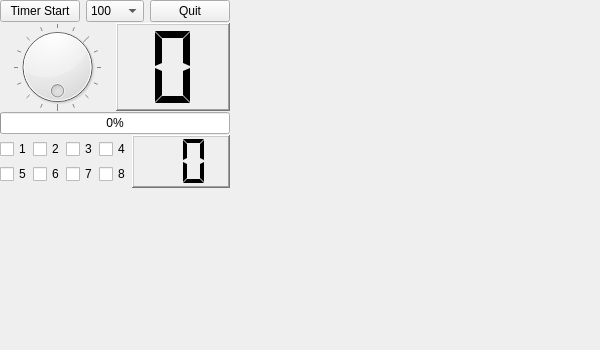
<?xml version="1.0" encoding="UTF-8"?>
<ui version="4.0">
 <class>LedkeyWidget</class>
 <widget class="QWidget" name="LedkeyWidget">
  <property name="geometry">
   <rect>
    <x>0</x>
    <y>0</y>
    <width>600</width>
    <height>350</height>
   </rect>
  </property>
  <property name="windowTitle">
   <string>LedkeyWidget</string>
  </property>
  <widget class="QWidget" name="">
   <layout class="QVBoxLayout" name="verticalLayout_2" stretch="1,5,1,3">
    <property name="spacing">
     <number>1</number>
    </property>
    <item>
     <layout class="QHBoxLayout" name="horizontalLayout">
      <property name="spacing">
       <number>6</number>
      </property>
      <property name="sizeConstraint">
       <enum>QLayout::SetNoConstraint</enum>
      </property>
      <item>
       <widget class="QPushButton" name="pPBtimerStart">
        <property name="text">
         <string>Timer Start</string>
        </property>
        <property name="checkable">
         <bool>true</bool>
        </property>
       </widget>
      </item>
      <item>
       <widget class="QComboBox" name="pCBtimerValue">
        <item>
         <property name="text">
          <string>100</string>
         </property>
        </item>
        <item>
         <property name="text">
          <string>500</string>
         </property>
        </item>
        <item>
         <property name="text">
          <string>1000</string>
         </property>
        </item>
        <item>
         <property name="text">
          <string>2000</string>
         </property>
        </item>
       </widget>
      </item>
      <item>
       <widget class="QPushButton" name="pPBappQuit">
        <property name="text">
         <string>Quit</string>
        </property>
       </widget>
      </item>
     </layout>
    </item>
    <item>
     <layout class="QHBoxLayout" name="horizontalLayout_2">
      <item>
       <widget class="QDial" name="pDialLed">
        <property name="maximum">
         <number>16</number>
        </property>
        <property name="pageStep">
         <number>10</number>
        </property>
        <property name="wrapping">
         <bool>true</bool>
        </property>
        <property name="notchTarget">
         <double>3.700000000000000</double>
        </property>
        <property name="notchesVisible">
         <bool>true</bool>
        </property>
       </widget>
      </item>
      <item>
       <widget class="QLCDNumber" name="pLCDledNum">
        <property name="frameShape">
         <enum>QFrame::WinPanel</enum>
        </property>
        <property name="digitCount">
         <number>1</number>
        </property>
        <property name="mode">
         <enum>QLCDNumber::Hex</enum>
        </property>
        <property name="segmentStyle">
         <enum>QLCDNumber::Flat</enum>
        </property>
       </widget>
      </item>
     </layout>
    </item>
    <item>
     <layout class="QVBoxLayout" name="verticalLayout">
      <item>
       <widget class="QProgressBar" name="pProgressbarLed">
        <property name="maximum">
         <number>15</number>
        </property>
        <property name="value">
         <number>0</number>
        </property>
       </widget>
      </item>
     </layout>
    </item>
    <item>
     <layout class="QHBoxLayout" name="horizontalLayout_3">
      <item>
       <layout class="QGridLayout" name="gridLayout">
        <property name="sizeConstraint">
         <enum>QLayout::SetDefaultConstraint</enum>
        </property>
        <item row="0" column="3">
         <widget class="QCheckBox" name="pCBkey4">
          <property name="text">
           <string>4</string>
          </property>
         </widget>
        </item>
        <item row="0" column="2">
         <widget class="QCheckBox" name="pCBkey3">
          <property name="focusPolicy">
           <enum>Qt::StrongFocus</enum>
          </property>
          <property name="acceptDrops">
           <bool>false</bool>
          </property>
          <property name="layoutDirection">
           <enum>Qt::LeftToRight</enum>
          </property>
          <property name="text">
           <string>3</string>
          </property>
         </widget>
        </item>
        <item row="0" column="0">
         <widget class="QCheckBox" name="pCBkey1">
          <property name="text">
           <string>1</string>
          </property>
         </widget>
        </item>
        <item row="0" column="1">
         <widget class="QCheckBox" name="pCBkey2">
          <property name="text">
           <string>2</string>
          </property>
         </widget>
        </item>
        <item row="1" column="0">
         <widget class="QCheckBox" name="pCBkey5">
          <property name="text">
           <string>5</string>
          </property>
         </widget>
        </item>
        <item row="1" column="1">
         <widget class="QCheckBox" name="pCBkey6">
          <property name="text">
           <string>6</string>
          </property>
         </widget>
        </item>
        <item row="1" column="2">
         <widget class="QCheckBox" name="pCBkey7">
          <property name="text">
           <string>7</string>
          </property>
         </widget>
        </item>
        <item row="1" column="3">
         <widget class="QCheckBox" name="pCBkey8">
          <property name="text">
           <string>8</string>
          </property>
         </widget>
        </item>
       </layout>
      </item>
      <item>
       <widget class="QLCDNumber" name="pLCDkeyNum">
        <property name="frameShape">
         <enum>QFrame::WinPanel</enum>
        </property>
        <property name="digitCount">
         <number>2</number>
        </property>
        <property name="mode">
         <enum>QLCDNumber::Hex</enum>
        </property>
        <property name="segmentStyle">
         <enum>QLCDNumber::Flat</enum>
        </property>
       </widget>
      </item>
     </layout>
    </item>
   </layout>
  </widget>
 </widget>
 <resources/>
 <connections>
  <connection>
   <sender>pDialLed</sender>
   <signal>valueChanged(int)</signal>
   <receiver>pLCDledNum</receiver>
   <slot>display(int)</slot>
   <hints>
    <hint type="sourcelabel">
     <x>363</x>
     <y>173</y>
    </hint>
    <hint type="destinationlabel">
     <x>453</x>
     <y>173</y>
    </hint>
   </hints>
  </connection>
 </connections>
</ui>
